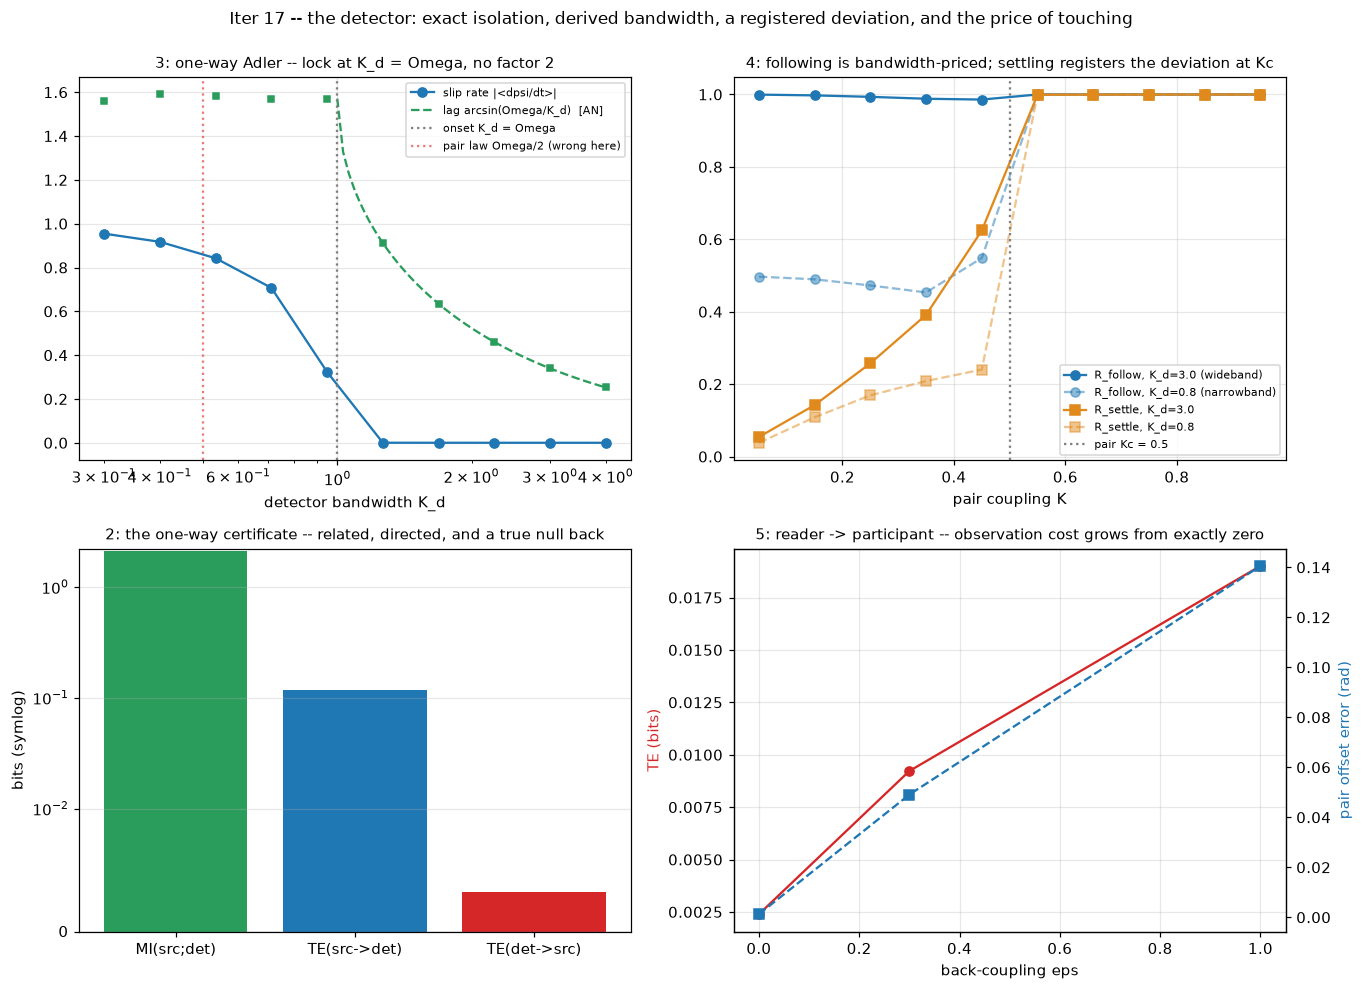

Recreate this plot in Python.
"""
Iteration 17 -- The detector: an embedded, read-only observer.

A DETECTOR is a node with no natural frequency (omega_d = 0 in the analysis
frame) that couples ONE-WAY to a source and never feeds back:

    dtheta_d/dt = K_d * sin(target - theta_d) + noise            (read-only)

It reads without writing (Ziggy's motif). Because the edge is strictly
unidirectional, the source's dynamics are unchanged BY CONSTRUCTION -- which is
what lets verified pairs act as composable foundation blocks: feed-forward
attachments never invalidate upstream [AN] results. This iteration witnesses
that isolation exactly, derives the detector's own laws, and takes the first
awareness-shaped step: a subsystem that registers another subsystem's
deviation without disturbing it.

Claims:
 1. PAIR INVARIANCE (exact, not approximate). With the detector attached at
    eps=0 (no back-coupling), the pair's trajectory is bit-identical to the
    pair alone (same noise stream), and its locked offset matches the [AN]
    prediction psi* = arcsin(dw/2K). Zero back-action by construction.
 2. THE ONE-WAY CERTIFICATE. Source theta_1, detector theta_d in a live noisy
    channel: MI(src; det) > 0 (MI is symmetric and blind to direction),
    TE(src->det) >> 0, TE(det->src) ~ 0 (true statistical null). The purest
    one-way case in the suite: iter 8's one-way was an asymmetric coupling
    between peers; the detector is a node DEFINED as sink.
 3. DETECTOR BANDWIDTH IS A DERIVED LAW -- and it differs from the pair's.
    Against a source rotating at Omega, the detector's error obeys the
    one-way Adler equation dpsi/dt = Omega - K_d sin(psi): it locks iff
    K_d >= |Omega| (onset at K_d = Omega, NOT Omega/2 -- no factor of two,
    because only one side is free to move; compare Kc = |dw|/2 for the pair
    where both yield), with tracking lag arcsin(Omega/K_d) [AN]. A detector
    can only follow a world slower than its own bandwidth -- iter 16's
    admissibility boundary realized as physics (an embedded observer with
    insufficient bandwidth loses the signal) rather than as a sampling
    schedule.
 4. DETECTING A DEVIATION (the awareness-shaped step). A RELATION-detector
    reads the pair's phase difference (target = theta_1 - theta_2). Two
    capacities dissociate, and an honest revision sharpened the first:
      - FOLLOWING a drifting pair is priced by the PEAK rate, not the mean:
        an unlocked pair's difference slips nonuniformly (saddle-node ghost
        -- slow near the bottleneck, max rate dw + 2K on the sweep), so a
        detector follows it only when K_d exceeds ~the peak rate [AN]. The
        naive mean-slip bound sqrt(dw^2-K_d^2)/2 was the original
        conjecture; the run refuted it (kept here as the house rule: report
        the miss). Witness: K_d = 3.0 > dw + 2K follows the drifting pair
        everywhere; K_d = 0.8 < dw can never follow it.
      - SETTLING (the detector's own phase freezes -- an intrinsic,
        detector-local statistic) happens at the pair's Kc for BOTH
        bandwidths [CW]: a bandwidth-robust registration of the deviation.
    Following a changing world and noticing it stopped changing are
    different capacities; the detector's own state distinguishes a locked
    pair from a drifting one WITHOUT touching either. Measurement of a
    deviation = a deviation in the measurer.
 5. READER -> PARTICIPANT IS A CONTINUOUS DIAL (the observer effect). Add
    back-coupling eps: TE(det->src) climbs off the floor and the pair's
    locked offset departs from its [AN] value. At eps=0 both are exact.
    Subtlety worth stating: against a STATIC source the back-term is inert
    even at eps>0 (the detector sits exactly on target, sin(0)=0); it is a
    MOVING source that makes reading costly, because the tracking lag is the
    lever arm of back-action (drag ~ eps*sin(lag) ~ eps*Omega/K_d).

Scope honesty: one substrate, N=2+1; "awareness-shaped" means a minimal
registration witness, not the canonical awareness concept; the deviation
verdict's sharpness near Kc is limited by the observation window (critical
slowing smears any finite-time readout).
"""
import os, sys
import numpy as np
sys.path.insert(0, os.path.dirname(os.path.dirname(os.path.abspath(__file__))))

rng = np.random.RandomState(17)

# ---------- estimators (as iters 8/15/16) ----------
def _bin(a, B):
    return np.minimum((a / (2 * np.pi) * B).astype(np.int64), B - 1)

def _cond_mi(a, b, c, Ba, Bb, Bc):
    flat = np.bincount((a * Bb + b) * Bc + c, minlength=Ba * Bb * Bc)
    p = flat.reshape(Ba, Bb, Bc) / flat.sum()
    pc = p.sum((0, 1), keepdims=True); pac = p.sum(1, keepdims=True); pbc = p.sum(0, keepdims=True)
    nz = p > 0
    return float(np.sum(p[nz] * np.log2((p * pc)[nz] / (pac * pbc)[nz])))

def transfer_entropy_bits(x, y, lag=3, B=8, Bcond=20, n_surr=8, _rng=rng):
    yf = _bin(y[lag:], B); xs = x[:-lag]; cond = _bin(y[:-lag], Bcond)
    def te_of(xsrc):
        return _cond_mi(yf, _bin(xsrc, B), cond, B, B, Bcond)
    te = te_of(xs); n = len(xs)
    surr = [te_of(np.roll(xs, _rng.randint(n // 10, n - n // 10))) for _ in range(n_surr)]
    return te - float(np.mean(surr))

def mutual_info_bits(a, b, B=16, n_shuff=8, _rng=rng):
    ab, bb = _bin(a, B), _bin(b, B)
    def mi_of(x):
        p = np.bincount(x * B + bb, minlength=B * B).reshape(B, B) / len(x)
        pa = p.sum(1, keepdims=True); pb = p.sum(0, keepdims=True)
        nz = p > 0
        return float(np.sum(p[nz] * np.log2(p[nz] / (pa @ pb)[nz])))
    mi = mi_of(ab)
    sh = [mi_of(np.roll(ab, _rng.randint(len(ab) // 10, len(ab) - len(ab) // 10)))
          for _ in range(n_shuff)]
    return mi - float(np.mean(sh))

def mean_freq(th, h):
    return float(np.angle(np.exp(1j * np.diff(th))).sum() / (len(th) - 1) / h)

# ---------- simulator: pair + one detector ----------
def simulate(K, om=(0.6, -0.6), Om0=0.0, Kd=2.0, eps=0.0, relation=False,
             noise=0.05, dnoise=None, T=400.0, dt=0.02, sub=5, burn=4000,
             seed=0, detector=True):
    """Pair (bidirectional K) + optional detector (one-way Kd; eps = optional
    back-coupling onto member 1, member-mode only). Separate RNGs for pair and
    detector noise, so the pair's stream is identical with or without the
    detector -- the exactness of claim 1 is testable, not assumed."""
    rp = np.random.RandomState(seed)          # pair noise
    rd = np.random.RandomState(seed + 1000)   # detector noise + init
    om = np.asarray(om, float)
    if dnoise is None:
        dnoise = noise
    th = rp.uniform(0, 2 * np.pi, 2)
    thd = rd.uniform(0, 2 * np.pi)
    n_steps = burn + int(T / dt)
    ap, ad = noise * np.sqrt(dt), dnoise * np.sqrt(dt)
    TH = []; THD = []
    for k in range(n_steps):
        d12 = th[1] - th[0]
        dth = Om0 + om + K * np.array([np.sin(d12), -np.sin(d12)])
        if detector:
            target = (th[0] - th[1]) if relation else th[0]
            dthd = Kd * np.sin(target - thd)
            if eps and not relation:
                dth[0] = dth[0] + eps * np.sin(thd - th[0])
            thd = (thd + dt * dthd + ad * rd.randn()) % (2 * np.pi)
        th = (th + dt * dth + ap * rp.randn(2)) % (2 * np.pi)
        if k >= burn and (k - burn) % sub == 0:
            TH.append(th.copy()); THD.append(thd)
    return np.array(TH), np.array(THD)

def circ_R(a):
    return float(np.abs(np.mean(np.exp(1j * a))))

# ================= Check 1: pair invariance, exact =================
print("Check 1 -- pair invariance: reading is free (at eps=0), by construction")
Kq, omq = 1.5, (0.6, -0.6)                    # quiet locked pair, dw=1.2
TH_alone, _ = simulate(Kq, om=omq, detector=False, seed=3)
TH_with, THD_w = simulate(Kq, om=omq, Kd=2.0, eps=0.0, seed=3)
max_dev = float(np.max(np.abs(np.angle(np.exp(1j * (TH_alone - TH_with))))))
psi = (TH_with[:, 0] - TH_with[:, 1]) % (2 * np.pi)
psi_meas = float(np.angle(np.mean(np.exp(1j * psi))))
psi_an = float(np.arcsin(1.2 / (2 * Kq)))
c1 = (max_dev < 1e-9) and (abs(psi_meas - psi_an) < 0.03)
print(f"  pair trajectory with vs without detector: max |dtheta| = {max_dev:.2e}")
print(f"  locked offset psi* measured {psi_meas:.4f} vs [AN] arcsin(dw/2K) = "
      f"{psi_an:.4f}")
print(f"  -> {'PASS' if c1 else 'FAIL'}")

# ================= Check 2: the one-way certificate =================
print("\nCheck 2 -- one-way certificate: MI blind to direction, TE not")
TH2, THD2 = simulate(2.5, om=(0.6, -0.6), Kd=2.0, noise=0.60, dnoise=0.30,
                     T=4000.0, seed=2)
src, det = TH2[:, 0], THD2
mi = mutual_info_bits(src, det)
te_fwd = transfer_entropy_bits(src, det)
te_back = transfer_entropy_bits(det, src)
c2 = (mi > 0.5) and (te_fwd > 0.02) and (abs(te_back) < 0.006) \
     and (abs(te_back) < 0.15 * te_fwd)
print(f"  MI(src;det) = {mi:.3f} bits (symmetric -- present, as it must be)")
print(f"  TE(src->det) = {te_fwd:.4f} bits   TE(det->src) = {te_back:+.4f} bits "
      f"(floor: a true null)")
print(f"  -> {'PASS' if c2 else 'FAIL'}")

# ================= Check 3: bandwidth law (one-way Adler) =================
print("\nCheck 3 -- detector bandwidth: locks iff K_d >= Omega (no factor 2), "
      "lag arcsin(Omega/K_d)")
Om0 = 1.0
Kds = np.geomspace(0.3, 4.0, 10)
slips, offs = [], []
for kd in Kds:
    THb, THDb = simulate(2.0, om=(0.1, -0.1), Om0=Om0, Kd=kd, noise=0.03,
                         T=300.0, seed=5)
    delta = (THb[:, 0] - THDb) % (2 * np.pi)
    slips.append(abs(mean_freq(np.unwrap(delta), 0.02 * 5)))
    offs.append(float(np.angle(np.mean(np.exp(1j * delta)))))
slips = np.array(slips); offs = np.array(offs)
locked = slips < 0.05 * Om0
onset = float(Kds[np.argmax(locked)]) if locked.any() else np.inf
i2, i4 = int(np.argmin(np.abs(Kds - 2.0))), int(np.argmin(np.abs(Kds - 4.0)))
lag_an2, lag_an4 = np.arcsin(Om0 / Kds[i2]), np.arcsin(Om0 / Kds[i4])
print(f"  {'K_d':>5} | {'slip':>6} | {'offset':>7} | arcsin(Om/Kd)")
for kd, s, o in zip(Kds, slips, offs):
    an = f"{np.arcsin(Om0/kd):7.3f}" if kd >= Om0 else "   --  "
    print(f"  {kd:5.2f} | {s:6.3f} | {o:7.3f} | {an}")
c3 = (0.8 <= onset <= 1.35) and abs(offs[i2] - lag_an2) < 0.06 \
     and abs(offs[i4] - lag_an4) < 0.06
print(f"  lock onset at K_d ~ {onset:.2f} (predicted {Om0}; the pair's law "
      f"would say {Om0/2} -- one-way means no factor 2)")
print(f"  -> {'PASS' if c3 else 'FAIL'}")

# ================= Check 4: registering the deviation =================
print("\nCheck 4 -- relation-detector: FOLLOWING is bandwidth-priced (by the "
      "PEAK rate), SETTLING registers the deviation")
dw = 1.0                                      # pair Kc = 0.5
Ks = np.linspace(0.05, 0.95, 10)
res4 = {}
for kd4 in (0.8, 3.0):                        # below dw / above dw + 2K
    Rf, Rs = [], []
    for kk in Ks:
        TH4, THD4 = simulate(kk, om=(0.5, -0.5), Kd=kd4, relation=True,
                             noise=0.03, T=400.0, seed=7)
        target = (TH4[:, 0] - TH4[:, 1]) % (2 * np.pi)
        Rf.append(circ_R(target - THD4))      # tracks its target?
        Rs.append(circ_R(THD4))               # detector-local: has it frozen?
    res4[kd4] = (np.array(Rf), np.array(Rs))
def flip_at(Ks, R, thr):
    for i in range(1, len(Ks)):
        if R[i] >= thr > R[i - 1]:
            t = (thr - R[i - 1]) / (R[i] - R[i - 1])
            return float(Ks[i - 1] + t * (Ks[i] - Ks[i - 1]))
    return np.inf
print(f"  {'K':>5} | {'Rf(0.8)':>8} {'Rs(0.8)':>8} | {'Rf(3.0)':>8} {'Rs(3.0)':>8}")
for i, kk in enumerate(Ks):
    print(f"  {kk:5.2f} | {res4[0.8][0][i]:8.3f} {res4[0.8][1][i]:8.3f} | "
          f"{res4[3.0][0][i]:8.3f} {res4[3.0][1][i]:8.3f}")
drift = Ks <= 0.45
K_settle_lo = flip_at(Ks, res4[0.8][1], 0.80)
K_settle_hi = flip_at(Ks, res4[3.0][1], 0.80)
c4 = (res4[3.0][0].min() > 0.9                       # wideband follows ALWAYS
      and res4[0.8][0][drift].max() < 0.7            # narrowband can't (peak rate > K_d)
      and abs(K_settle_lo - 0.5) < 0.1 and abs(K_settle_hi - 0.5) < 0.1)
print(f"  wideband (K_d=3.0 > dw+2K): follows everywhere (min R_follow = "
      f"{res4[3.0][0].min():.3f}); narrowband (K_d=0.8 < dw): never follows the "
      f"drifting pair (max R_follow = {res4[0.8][0][drift].max():.3f} in drift)")
print(f"  BOTH settle at the deviation: K* = {K_settle_lo:.2f} and "
      f"{K_settle_hi:.2f} (predicted Kc = {dw/2}) -- a bandwidth-robust, "
      f"detector-local registration of the pair's locking event")
print(f"  -> {'PASS' if c4 else 'FAIL'}")

# ================= Check 5: reader -> participant (eps sweep) =================
print("\nCheck 5 -- the observer effect as a dial: back-coupling eps")
eps_list = [0.0, 0.3, 1.0]
te_back_eps, psi_err_eps = [], []
psi_an15 = float(np.arcsin(1.2 / (2 * 1.5)))
for e in eps_list:
    # TE emergence: live noisy channel
    THe, THDe = simulate(2.5, om=(0.6, -0.6), Kd=2.0, eps=e, noise=0.60,
                         dnoise=0.30, T=4000.0, seed=2)
    te_back_eps.append(transfer_entropy_bits(THDe, THe[:, 0]))
    # [AN] distortion: quiet locked pair, ROTATING source (lag = lever arm)
    THq, _ = simulate(1.5, om=(0.6, -0.6), Om0=1.0, Kd=2.0, eps=e,
                      noise=0.03, T=300.0, seed=9)
    psi_q = (THq[:, 0] - THq[:, 1]) % (2 * np.pi)
    psi_err_eps.append(abs(float(np.angle(np.mean(np.exp(1j * psi_q)))) - psi_an15))
print(f"  {'eps':>5} | {'TE(det->src)':>12} | {'|psi* error|':>12}")
for e, tb, pe in zip(eps_list, te_back_eps, psi_err_eps):
    print(f"  {e:5.2f} | {tb:12.4f} | {pe:12.4f}")
c5 = (abs(te_back_eps[0]) < 0.006 and psi_err_eps[0] < 0.02
      and te_back_eps[-1] > 0.015 and psi_err_eps[-1] > 0.05
      and psi_err_eps[-1] > psi_err_eps[0])
print(f"  eps=0: TE at floor, psi* exact. eps=1: TE(det->src)="
      f"{te_back_eps[-1]:.4f} (the reader is now a participant), psi* shifted "
      f"by {psi_err_eps[-1]:.3f} rad (the lag is the lever arm)")
print(f"  -> {'PASS' if c5 else 'FAIL'}")

allok = c1 and c2 and c3 and c4 and c5
print("\nALL PASS" if allok else "\nSOME CHECKS FAILED")
print("\nVerdict: a read-only node leaves its source EXACTLY unchanged -- so")
print("verified pairs compose feed-forward into larger structures with all")
print("their [AN] math intact (isolation buys scale). The detector's own laws")
print("are derived: it locks onto a rotating source iff K_d >= Omega (one-way:")
print("no factor 2) with lag arcsin(Omega/K_d) -- bandwidth is admissibility")
print("made physical. Its certificate is the pure one-way case: MI present,")
print("TE one-directional, reverse TE a true null. A relation-detector's own")
print("state registers the pair's locking event -- following a changing world")
print("and noticing it stopped changing are different, separately-derived")
print("boundaries -- the first awareness-shaped witness. And reading becomes")
print("participation continuously with back-coupling: at eps=0 observation is")
print("free; a moving world makes it costly, because tracking lag is the lever")
print("arm of back-action.")

# ---------- plot ----------
try:
    import matplotlib
    matplotlib.use("Agg")
    import matplotlib.pyplot as plt
    fig, ax = plt.subplots(2, 2, figsize=(12.5, 9))
    ax[0, 0].plot(Kds, slips, "o-", color="#1f77b4", label="slip rate |<dpsi/dt>|")
    kk = np.linspace(Om0, Kds.max(), 100)
    ax[0, 0].plot(kk, np.arcsin(Om0 / kk), "--", color="#2a9d5c",
                  label="lag arcsin(Omega/K_d)  [AN]")
    ax[0, 0].plot(Kds, offs, "s", color="#2a9d5c", ms=4)
    ax[0, 0].axvline(Om0, color="gray", ls=":", label="onset K_d = Omega")
    ax[0, 0].axvline(Om0 / 2, color="#d62728", ls=":", alpha=0.6,
                     label="pair law Omega/2 (wrong here)")
    ax[0, 0].set_xscale("log"); ax[0, 0].set_xlabel("detector bandwidth K_d")
    ax[0, 0].set_title("3: one-way Adler -- lock at K_d = Omega, no factor 2",
                       fontsize=9.5)
    ax[0, 0].legend(fontsize=7.5); ax[0, 0].grid(alpha=0.3)
    ax[0, 1].plot(Ks, res4[3.0][0], "o-", color="#1f77b4",
                  label="R_follow, K_d=3.0 (wideband)")
    ax[0, 1].plot(Ks, res4[0.8][0], "o--", color="#1f77b4", alpha=0.5,
                  label="R_follow, K_d=0.8 (narrowband)")
    ax[0, 1].plot(Ks, res4[3.0][1], "s-", color="#e08a1e",
                  label="R_settle, K_d=3.0")
    ax[0, 1].plot(Ks, res4[0.8][1], "s--", color="#e08a1e", alpha=0.5,
                  label="R_settle, K_d=0.8")
    ax[0, 1].axvline(0.5, color="gray", ls=":", label="pair Kc = 0.5")
    ax[0, 1].set_xlabel("pair coupling K")
    ax[0, 1].set_title("4: following is bandwidth-priced; settling registers "
                       "the deviation at Kc", fontsize=9.5)
    ax[0, 1].legend(fontsize=7); ax[0, 1].grid(alpha=0.3)
    labels = ["MI(src;det)", "TE(src->det)", "TE(det->src)"]
    vals = [mi, te_fwd, te_back]
    cols = ["#2a9d5c", "#1f77b4", "#d62728"]
    ax[1, 0].bar(labels, vals, color=cols)
    ax[1, 0].axhline(0, color="gray", lw=0.8)
    ax[1, 0].set_yscale("symlog", linthresh=0.01)
    ax[1, 0].set_ylabel("bits (symlog)")
    ax[1, 0].set_title("2: the one-way certificate -- related, directed, and a "
                       "true null back", fontsize=9.5)
    ax[1, 0].grid(alpha=0.3, axis="y")
    ax2 = ax[1, 1]
    ax2.plot(eps_list, te_back_eps, "o-", color="#d62728", label="TE(det->src)")
    ax2.set_xlabel("back-coupling eps"); ax2.set_ylabel("TE (bits)", color="#d62728")
    ax2b = ax2.twinx()
    ax2b.plot(eps_list, psi_err_eps, "s--", color="#1f77b4", label="|psi* error|")
    ax2b.set_ylabel("pair offset error (rad)", color="#1f77b4")
    ax2.set_title("5: reader -> participant -- observation cost grows from "
                  "exactly zero", fontsize=9.5)
    ax2.grid(alpha=0.3)
    fig.suptitle("Iter 17 -- the detector: exact isolation, derived bandwidth, "
                 "a registered deviation, and the price of touching",
                 y=0.995, fontsize=11)
    out = os.path.join(os.path.dirname(os.path.abspath(__file__)),
                       "iter17_detector.png")
    fig.tight_layout(); fig.savefig(out, dpi=110, bbox_inches="tight")
    print(f"\nplot saved -> {out}")
except Exception as e:
    print(f"\n(plot skipped: {e})")
